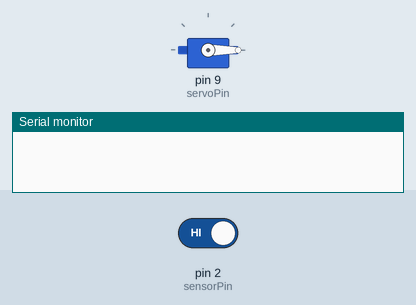
Bench run of a sketch on a simulated Arduino Uno, built with avr-gcc and run on an emulated ATmega328P. Shown: servo, the last lines printed to the serial monitor. The test bench sets the inputs (shaded band); at power-on: pin 2 (sensorPin) HIGH.

Above: at 1.8 s.
1.9 s: pin 2 (sensorPin) driven LOW
At 2.3 s:
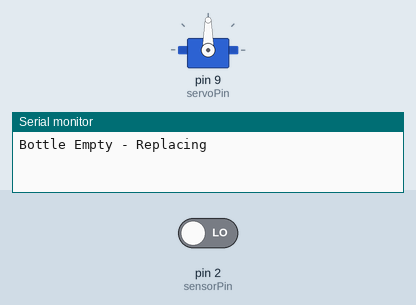
4.9 s: pin 2 (sensorPin) driven HIGH
At 5.6 s:
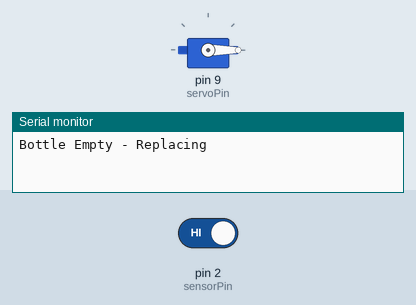
Timing chart, 0 to 7.9 s (numbered marks = the images above; inputs shaded):
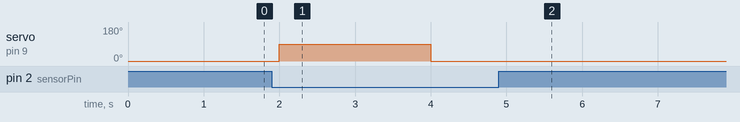

The sketch:

arduino_code.ino
```cpp
#include <Servo.h>

Servo motor;

int sensorPin = 2;
int servoPin = 9;

void setup() {
  pinMode(sensorPin, INPUT);
  motor.attach(servoPin);
  motor.write(0);

  Serial.begin(9600);
}

void loop() {
  int sensorValue = digitalRead(sensorPin);

  if (sensorValue == LOW) {
    Serial.println("Bottle Empty - Replacing");

    motor.write(90);
    delay(2000);

    motor.write(0);
    delay(2000);
  }

  delay(500);
}
```

Measured:
- after the input at 1.9 s, servo on pin 9 (servoPin): 0° → 90° after 0.10 s, → 0° 2.0 s later
- after the input at 4.9 s, servo on pin 9 (servoPin): stays 0° (without the input it goes to 90° after 1.6 s)
